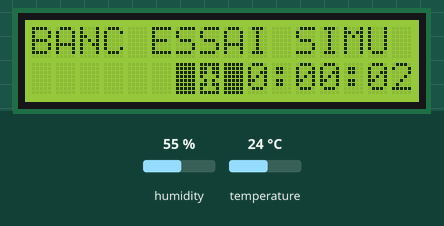
Simulated run of this sketch. Board: Arduino Uno, built with avr-gcc and run on an emulated ATmega328P. On the bench: 16×2 character LCD. The test bench sets the inputs (shaded band); at power-on: temperature 24 °C, humidity 55 %.

Above: at 2.1 s.
At 9.65 s:
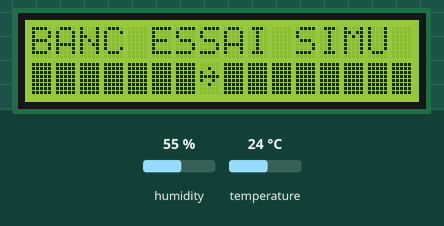
9.7 s: temperature set to 8 °C
At 11.0 s:
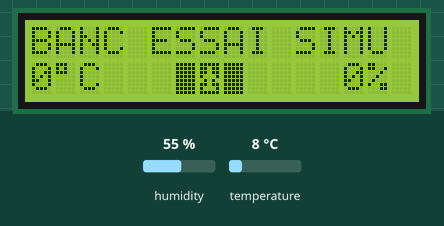
12.3 s: temperature set to 12 °C
At 14.6 s:
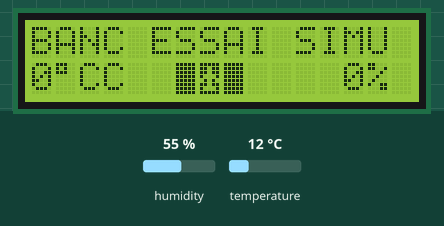

The sketch:

Banc_essai_LCD.ino
```cpp
/*
Banc d'essai du simulateur F-BVIL
PINS UTILISÉS
- Ecran LCD :
7   -> RS
8   -> E
9   -> D4
10  -> D5
11  -> D6
12  -> D7
- Sensor de température/humidité
13  <- DATA

DESCRIPTION
Affichage sur l'écran LCD de la température, de l'humidité et du temps de fonctionnement.
*/

#include <LiquidCrystal.h>
#include <dht_nonblocking.h>
#define DHT_SENSOR_TYPE DHT_TYPE_11


LiquidCrystal lcd(7, 8, 9, 10, 11, 12);
static const int DHT_SENSOR_PIN = 13;
DHT_nonblocking dht_sensor( DHT_SENSOR_PIN, DHT_SENSOR_TYPE );

byte avionHaut[] = {
  B11111,
  B11011,
  B11011,
  B10001,
  B01010,
  B11011,
  B10001,
  B11111
};

byte avionDroite[] = {
  B00000,
  B00100,
  B10010,
  B11111,
  B10010,
  B00100,
  B00000,
  B00000
};

byte plein[] = {
  B11111,
  B11111,
  B11111,
  B11111,
  B11111,
  B11111,
  B11111,
  B11111
};

byte degre[] = {
  B11100,
  B10100,
  B11100,
  B00000,
  B00000,
  B00000,
  B00000,
  B00000
};

static bool measure_environment( float *temperature, float *humidity )
{
  static unsigned long measurement_timestamp = millis( );

  /* Measure once every four seconds. */
  if( millis( ) - measurement_timestamp > 3000ul )
  {
    if( dht_sensor.measure( temperature, humidity ) == true )
    {
      measurement_timestamp = millis( );
      return( true );
    }
  }

  return( false );
}


void setup() {
  // set up the LCD's number of columns and rows:
  lcd.begin(16, 2);
  // Print a message to the LCD.
  lcd.print("BANC ESSAI SIMU");
  Serial.begin(9600);
  lcd.createChar(3, avionHaut);
  lcd.createChar(2, avionDroite);
  lcd.createChar(1, plein);
  lcd.createChar(4,degre);
}

void loop() {
  float temperature;
  float humidity;
  measure_environment(&temperature, &humidity );
  if((millis()%9000)/100 == 0){
    lcd.setCursor(0,1);
    lcd.write(2);
    for (int i=1;i<16;i++){
      lcd.write(1);
    }
    for (int i=0;i<15;i++){
      lcd.setCursor(i,1);
      lcd.write(1);
      lcd.write(2);
      delay(100);
    }
    lcd.setCursor(0,1);
    lcd.print("                 ");
  }
  else if ((millis()%18000)/100 < 90){
    lcd.setCursor(6, 1);
    lcd.write(1);
    lcd.setCursor(7, 1);
    lcd.write(3);
    lcd.setCursor(8, 1);
    lcd.write(1);
    lcd.setCursor(9,1);
    if(millis()/3600000 > 9)
      lcd.setCursor(8,1);
    lcd.print(millis()/3600000);
    lcd.print(":");
    if((millis()/60000)%60 < 10)
      lcd.print("0");
    lcd.print((millis()/60000)%60);
    lcd.print(":");
    if((millis()/1000)%60<10)
      lcd.print("0");
    lcd.print((millis()/1000)%60);
  }
  else if((millis()%18000)/100 > 90){
    lcd.setCursor(0,1);
    lcd.print((int)temperature, 1 );
    lcd.write(4);
    lcd.print("C");
    lcd.setCursor(6, 1);
    lcd.write(1);
    lcd.setCursor(7, 1);
    lcd.write(3);
    lcd.setCursor(8, 1);
    lcd.write(1);
    lcd.setCursor(13,1);
    lcd.print((int)humidity, 1 );
    lcd.println( "%" );
  }
}
```

Measured:
- after the input at 9.7 s, the display: first differs from a run without the input after 0.82 s (image 2)
- after the input at 12.3 s, the display: first differs from a run without the input after 1.2 s (image 3)
- what the display in image 0 shows lasts 1.0 s, from 2.0 s to 3.0 s
